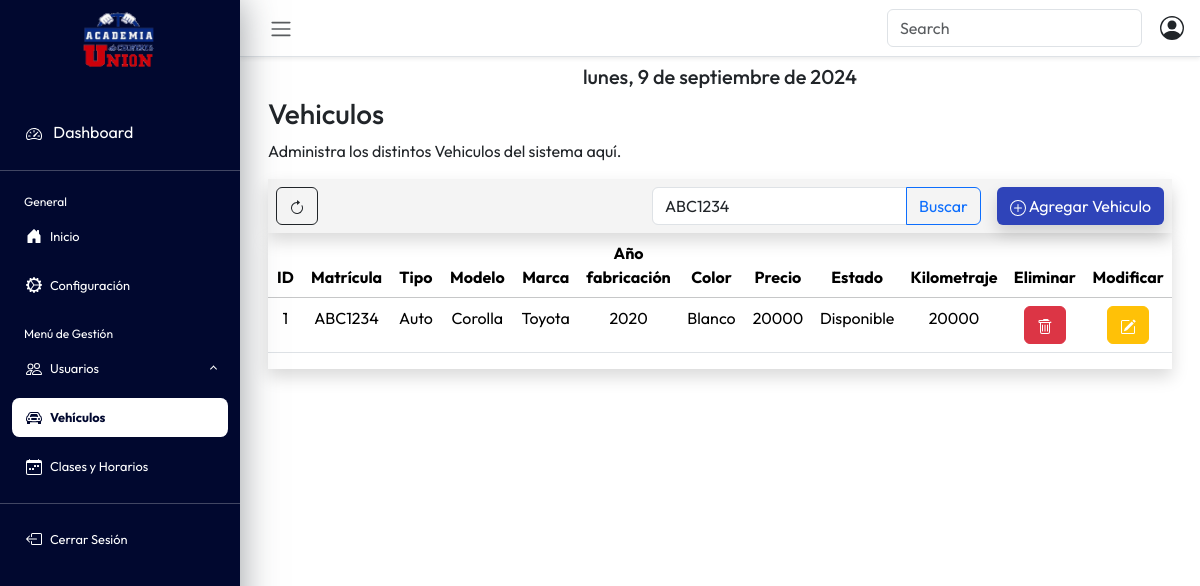
Screenshot of /vehiculo.php?buscar=ABC1234 (signed in) with the database file from the repository.
### tables this page shows
CREATE TABLE vehiculos (
    ID_Vehiculos INT NOT NULL AUTO_INCREMENT,
    Matricula VARCHAR(8) UNIQUE,
    tipoId ENUM('Auto', 'Moto') NOT NULL,
    Modelo VARCHAR(30),
    Marca VARCHAR(20),
    AnioFabricacion INT(4),
    Color VARCHAR(15),
    Precio INT(10),
    Estado ENUM('Disponible', 'En clase', 'En mantenimiento'),
    kilometraje INT DEFAULT 0,
    activo BOOLEAN DEFAULT TRUE,
    PRIMARY KEY (ID_Vehiculos)
);

### BaseDatos.php (called while the page is built, shortened)
<?php
class BaseDatos
{
    private $conexion;
    public function __construct()
    {
        $this->conexion = $this->nueva("localhost", "root", "", "proyectoNexlanpruebas");
    }
    private function nueva($server, $user, $pass, $base)
    {
        try {
            $conectar = mysqli_connect($server, $user, $pass, $base);
        } catch (Exception $ex) {
            die($ex->getMessage());
        }
        return $conectar;
    }
public function listarVehiculos()
{
    $resultado = mysqli_query($this->conexion, "select * from vehiculos where activo = TRUE");
    $arreglo = mysqli_fetch_all($resultado, MYSQLI_ASSOC);
    return $arreglo;
}
public function buscarVehiculo($termino)
{
    $consulta = "SELECT * FROM vehiculos
             WHERE
             (Matricula LIKE '%$termino%'
             OR
             Modelo LIKE '%$termino%'
             OR
             Marca LIKE '%$termino%')
             AND activo = TRUE";
    $resultado = mysqli_query($this->conexion, $consulta);
    if ($resultado && mysqli_num_rows($resultado) > 0) {
        $vehiculo = mysqli_fetch_all($resultado, MYSQLI_ASSOC);
        return $vehiculo;
    } else {
        return [];
    }
}
}

### Controlador.php (called while the page is built, shortened)
<?php
require_once 'BaseDatos.php';
class Controlador
{
    private $base;
    public function __construct()
    {
        $this->base = new BaseDatos();
    }
    public function listarVehiculos()
    {
        return $this->base->listarVehiculos();
    }
    public function buscarVehiculo($termino)
    {
        return $this->base->buscarVehiculo($termino);
    }
    public function cerrarConexion()
    {
        $this->base->cerrarConexion();
    }
}

### vehiculo.php (the view, shortened to what this page needs)
<!DOCTYPE html>
<html>
<head>
    <link rel="stylesheet" href="css/style.css">
    <link href="https://cdn.jsdelivr.net/npm/bootstrap@5.3.3/dist/css/bootstrap.min.css" rel="stylesheet">
</head>
<body class="dashboard-page">
    <div class="wrapper">
        <aside id="sidebar">
            <div class="h-100 ">
                <a class="navbar-brand d-flex flex-column align-items-center" href="#">
                    <img src="img/union.png" alt="" width="80" height="80">
                </a>
                <ul class="sidebar-nav">
                    <li class="sidebar-item" style="margin-top:30px;">
                        <a href="#" class="sidebar-link-dashboard">
                            <i class="fa-solid fa-list pe-2"></i>
                            Dashboard
                        </a>
                    </li>
                    <hr class="hr-color">
                    <li class="sidebar-header">
                        General
                    </li>
                    <li class="sidebar-item separar-items active-link">
                        <a href="inicio.php" class="sidebar-link">
                            Inicio
                        </a>
                    </li>
                    <li class="sidebar-item">
                        <a href="configuracion.php" class="sidebar-link">
                            Configuración
                        </a>
                    </li>
                    <li class="sidebar-header separar-headers">
                        Menú de Gestión
                    </li>
                    <li class="sidebar-item separar-items">
                        <a href="#" class="sidebar-link collapsed" data-bs-toggle="collapse" data-bs-target="#usuarios" aria-expanded="false" aria-controls="usuarios">
                            Usuarios
                        </a>
                    </li>
                    <li class="sidebar-item separar-items">
                        <a href="#" class="sidebar-link selected">
                            Vehículos
                        </a>
                    </li>
                    <li class="sidebar-item">
                        <a href="clases.php" class="sidebar-link">
                            Clases y Horarios
                        </a>
                    </li>
                    <hr class="hr-color">
                    <li class="sidebar-item active-link">
                        <a href="cerrar_sesion.php" class="sidebar-link">
                            Cerrar Sesión
                        </a>
                    </li>
                </ul>
            </div>
        </aside>
        <div class="main">
            <nav class="navbar navbar-expand shadow-sm px-3 border-bottom fixed-nav">
                <button class="btn" type="button" data-bs-theme="collapse">
                    <span class="navbar-toggler-icon"></span>
                </button>
                <div class="ms-auto search-icon-container">
                    <form class="d-flex" role="search">
                        <input class="form-control me-2" type="search" placeholder="Search" aria-label="Search">
                    </form>
                </div>
            </nav>
            <main class="content px-3 py-2">
                <div class="container-fluid">
                    <div class="mb-3">
                        <h5 id="fecha-actual" class="text-center"></h5>
                        <h3>Vehiculos</h3>
                        <p>Administra los distintos Vehiculos del sistema aquí.</p>
                        <div id="header-tabla" class="d-flex justify-content-between align-items-center shadow color-gris">
                            <div class="me-auto p-2">
                                <button type="submit" class="btn btn-outline-dark" onClick="refreshPage()">
                                </button>
                            </div>
                            <div class="p-2">
                                <form action="" method="get">
                                    <div class="input-group">
                                        <input type="text" class="form-control" placeholder="Buscar por Matricula o Modelo" name="buscar" value="<?php echo isset($_GET['buscar']) ? htmlspecialchars($_GET['buscar']) : ''; ?>">
                                        <button class="btn btn-outline-primary" type="submit">Buscar</button>
                                    </div>
                                </form>
                            </div>
                            <div class="p-2">
                                <button type="button" class="btn btn-azul shadow" data-bs-toggle="modal" data-bs-target="#exampleModal">
                                    Agregar Vehiculo
                                </button>
                            </div>
                        </div>
                        <?php
                        include("Controlador.php");
                        $controlador = new Controlador();
                        if (isset($_GET['buscar'])) {
                            $buscar = $_GET['buscar'];
                        } else {
                            $buscar = '';
                        }
                        $vehiculos = $controlador->listarVehiculos();
                        $vehiculos = $controlador->buscarVehiculo($buscar);
                        if (!empty($vehiculos)) {
                            echo "<div id='tabla-vehiculos' class='table-responsive shadow'>";
                            echo "<table class='table'>";
                            echo "
                                    <thead class='table-light'>
                                        <tr>
                                            <th>ID</th>
                                            <th>Matrícula</th>
                                            <th>Tipo</th>
                                            <th>Modelo</th>
                                            <th>Marca</th>
                                            <th>Año fabricación</th>
                                            <th>Color</th>
                                            <th>Precio</th>
                                            <th>Estado</th>
                                            <th>Kilometraje</th>
                                            <th>Eliminar</th>
                                            <th>Modificar</th>
                                        </tr>
                                    </thead>";
                            echo "<tbody>";
                            foreach ($vehiculos as $vehiculo) {
                                echo "<tr>";
                                echo "<td>{$vehiculo['ID_Vehiculos']}</td>";
                                echo "<td>{$vehiculo['Matricula']}</td>";
                                echo "<td>{$vehiculo['tipoId']}</td>";
                                echo "<td>{$vehiculo['Modelo']}</td>";
                                echo "<td>{$vehiculo['Marca']}</td>";
                                echo "<td>{$vehiculo['AnioFabricacion']}</td>";
                                echo "<td>{$vehiculo['Color']}</td>";
                                echo "<td>{$vehiculo['Precio']}</td>";
                                echo "<td>{$vehiculo['Estado']}</td>";
                                echo "<td>{$vehiculo['kilometraje']}</td>";
                                echo "<td class='text-center'>
                                            <form action='baja-vehiculo.php' method='post'>
                                                <input type='hidden' name='Matricula' value='{$vehiculo['Matricula']}' />
                                                <button type='submit' class='btn btn-danger'>
                                                    <svg xmlns='http://www.w3.org/2000/svg' width='16' height='16' fill='currentColor' class='bi bi-trash' viewBox='0 0 16 16'>
                                                        <path d='M5.5 5.5A.5.5 0 0 1 6 6v6a.5.5 0 0 1-1 0V6a.5.5 0 0 1 .5-.5m2.5 0a.5.5 0 0 1 .5.5v6a.5.5 0 0 1-1 0V6a.5.5 0 0 1 .5-.5m3 .5a.5.5 0 0 0-1 0v6a.5.5 0 0 0 1 0z'/>
                                                        <path d='M14.5 3a1 1 0 0 1-1 1H13v9a2 2 0 0 1-2 2H5a2 2 0 0 1-2-2V4h-.5a1 1 0 0 1-1-1V2a1 1 0 0 1 1-1H6a1 1 0 0 1 1-1h3.5a1 1 0 0 1 1 1zM4.118 4 4 4.059V13a1 1 0 0 0 1 1h6a1 1 0 0 0 1-1V4.059L11.882 4zM2.5 3h11V2h-11z'/>
                                                    </svg>
                                                </button>
                                            </form>
                                        </td>";
                                echo "<td class='text-center'>
                                            <button type='button' data-bs-toggle='modal' data-bs-target='#modalModificar{$vehiculo['Matricula']}' class='btn btn-warning'>
                                                <svg xmlns='http://www.w3.org/2000/svg' width='16' height='16' fill='white' class='bi bi-pencil-square' viewBox='0 0 16 16'>
                                                    <path d='M15.502 1.94a.5.5 0 0 1 0 .706L14.459 3.69l-2-2L13.502.646a.5.5 0 0 1 .707 0l1.293 1.293zm-1.75 2.456-2-2L4.939 9.21a.5.5 0 0 0-.121.196l-.805 2.414a.25.25 0 0 0 .316.316l2.414-.805a.5.5 0 0 0 .196-.12l6.813-6.814z'/>
                                                    <path fill-rule='evenodd' d='M1 13.5A1.5 1.5 0 0 0 2.5 15h11a1.5 1.5 0 0 0 1.5-1.5v-6a.5.5 0 0 0-1 0v6a.5.5 0 0 1-.5.5h-11a.5.5 0 0 1-.5-.5v-11a.5.5 0 0 1 .5-.5H9a.5.5 0 0 0 0-1H2.5A1.5 1.5 0 0 0 1 2.5z'/>
                                                </svg>
                                            </button>
                                        </td>";
                                echo "</tr>";
                            }
                            echo "</tbody>";
                            echo "</table>";
                            echo "</div>";
                        } else {
                            echo "<br> No existen vehículos que coincidan con la búsqueda.";
                        }
                        ?>
                    </div>
                </div>
            </main>
        </div>
    </div>
</body>
</html>

### css/style.css (style rules this page uses)
body { font-family: "Outfit", sans-serif !important; overflow-y: auto; margin: 0; background-position: center bottom; background-size: cover; --fc-today-bg-color: rgb(255 213 0 / 40%); --fc-neutral-bg-color: hsla(0, 0%, 77%, 0.3); }
body.dashboard-page { overflow-y: hidden; }
a { text-decoration: none !important; }
.wrapper { align-items: stretch; display: flex; width: 100%; height: 100vh; }
#sidebar { background-color: #01082F; max-width: 240px; min-width: 240px; transition: all 0.35s ease-in-out; box-shadow: 0 0 35px 0 rgba(49, 57, 66, 0.5); z-index: 1040; }
.main { display: flex; flex-direction: column; min-height: 100vh; width: 100%; overflow-y: auto !important; transition: all 0.35s ease-in-out; }
.sidebar-nav { padding: 0; }
.sidebar-header { color: #ffffff; font-size: .75rem; padding: .350rem 1.5rem .375rem; }
.sidebar-link-dashboard { text-decoration: none; padding: .625rem 1.625rem; color: #ffffff; position: relative; display: block; font-size: 1rem; transition: color 0.3s, background-color 0.3s; }
a.sidebar-link { text-decoration: none; padding: .625rem 1.625rem; color: #ffffff; position: relative; display: flex; align-items: center; font-size: 0.8rem; }
.sidebar-link::before { content: ""; position: absolute; left: 0; right: 0; top: 0; bottom: 0; background-color: rgba(234, 234, 234, 0.1); border-radius: 8px; transform: scaleX(0); z-index: -1; }
.sidebar-link.selected::before { background-color: #ffffff; transform: scaleX(0.9); }
.sidebar-link.selected { color: #01082F; font-weight: bold; }
.active-link { color: #ffffff !important; }
.separar-items { padding-bottom: 10px; }
.separar-headers { padding-top: 20px; }
.table th, .table td { width: 100px; text-align: center !important; }
.hr-color { color: #ffffff; }
.sidebar-link[data-bs-toggle="collapse"]::after { border: solid; border-width: 0 .075rem .075rem 0; content: ""; display: inline-block; padding: 2px; position: absolute; right: 1.5rem; top: 50%; transform: translateY(-50%) rotate(45deg); transition: all .2s ease-out; }
.sidebar-link[data-bs-toggle="collapse"].collapsed::after { transform: translateY(-50%) rotate(-135deg); transition: all .2s ease-out; }
.btn-azul { background-color: #2F44B9 !important; color: white !important; }
.search-icon-container { display: flex; align-items: center; }
.search-icon-container form { margin-right: 10px; }
.table-light { --bs-table-bg: #ffffff !important; }
.color-gris { background-color: #F4F4F4 !important; }
#header-tabla { position: relative; background-color: #fff; }
.fixed-nav { position: sticky !important; top: 0 !important; width: 100% !important; z-index: 1000 !important; background-color: #ffffff !important; box-shadow: 0 2px 4px rgba(0, 0, 0, 0.1) !important; }

### rows the page displays
vehiculos: ID_Vehiculos "1", Matricula "ABC1234", tipoId "Auto", Modelo "Corolla", Marca "Toyota", AnioFabricacion "2020", Color "Blanco", Precio "20000", Estado "Disponible", kilometraje "20000"
